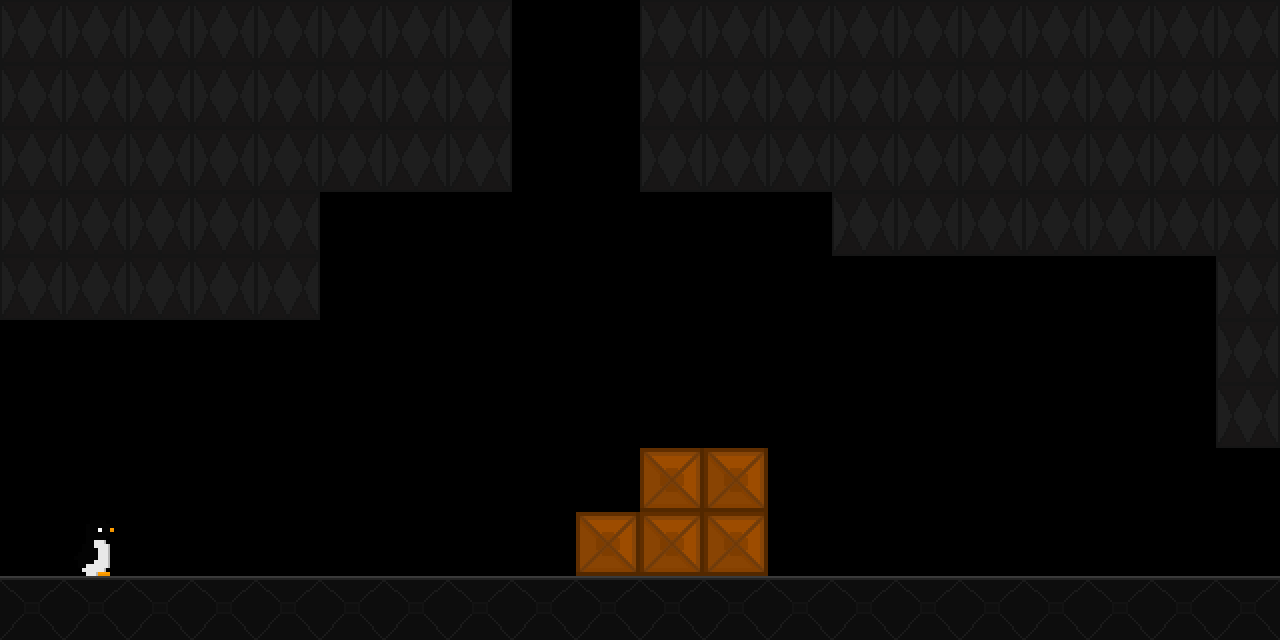

Below is a game level as drawn by its tile map, then a one-line description and the .tmx file that defines it, in full:
An orthogonal 20x10 tile map with 64x64 px tiles, 1 tile layer (Capa de patrones 1).

<map version="1.10" tiledversion="1.10.1" orientation="orthogonal" renderorder="right-down" width="20" height="10" tilewidth="64" tileheight="64" infinite="0" nextlayerid="2" nextobjectid="1">
 <editorsettings>
  <export target="Nivel1-2TMLCLEAN1.csv" format="csv" />
 </editorsettings>
 <tileset firstgid="1" source="SpriteSheet.tsx" />
 <layer id="1" name="Capa de patrones 1" width="20" height="10">
  <data encoding="csv">
13,13,13,13,13,13,13,13,0,0,13,13,13,13,13,13,13,13,13,13,
13,13,13,13,13,13,13,13,0,0,13,13,13,13,13,13,13,13,13,13,
13,13,13,13,13,13,13,13,0,0,13,13,13,13,13,13,13,13,13,13,
13,13,13,13,13,0,0,0,0,0,0,0,0,13,13,13,13,13,13,13,
13,13,13,13,13,0,0,0,0,0,0,0,0,0,0,0,0,0,0,13,
0,0,0,0,0,0,0,0,0,0,0,0,0,0,0,0,0,0,0,13,
0,0,0,0,0,0,0,0,0,0,0,0,0,0,0,0,0,0,0,13,
0,0,0,0,0,0,0,0,0,0,2,2,0,0,0,0,0,0,0,0,
0,7,0,0,0,0,0,0,0,2,2,2,0,0,0,0,0,0,0,0,
18,18,18,18,18,18,18,18,18,18,18,18,18,18,18,18,18,18,18,18
</data>
 </layer>
</map>
